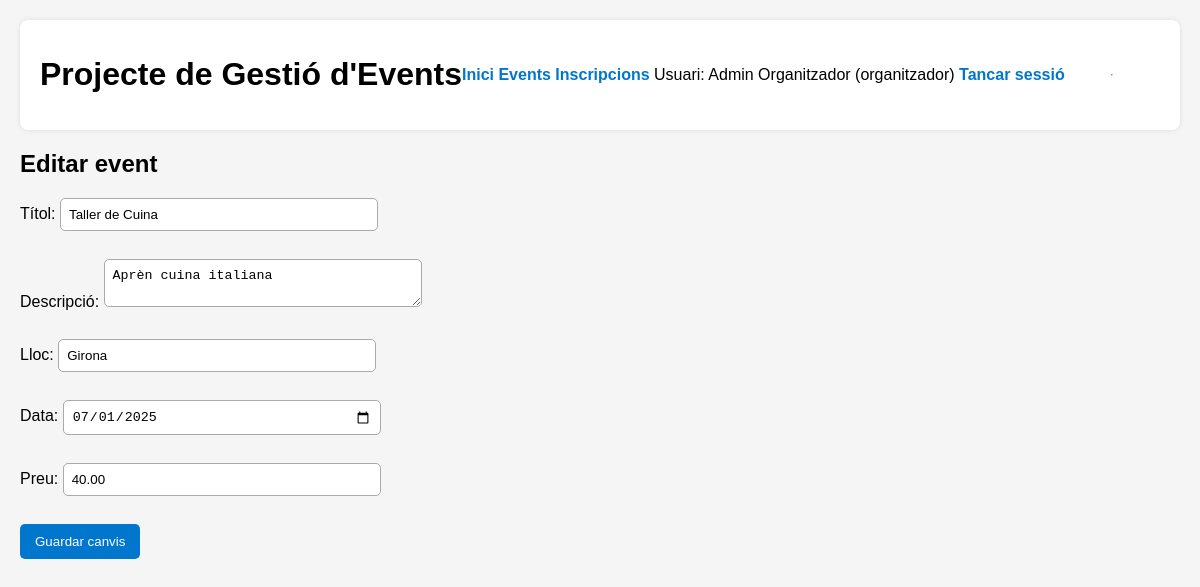
Screenshot of /events/event_edit.php?id=2 (signed in) with the database file from the repository.
### tables this page shows
CREATE TABLE events (
    id INT AUTO_INCREMENT PRIMARY KEY,
    title VARCHAR(150) NOT NULL,
    description TEXT,
    location VARCHAR(150),
    event_date DATE NOT NULL,
    price DECIMAL(10,2) DEFAULT 0.00,
    created_by INT NOT NULL,
    created_at DATETIME DEFAULT CURRENT_TIMESTAMP,
    FOREIGN KEY (created_by) REFERENCES users(id)
);

### events/event_edit.php (the view, shortened to what this page needs)
<?php
require_once "../config/config.php";
$id = (int)($_GET["id"] ?? 0);
$sql = "SELECT * FROM events WHERE id = ?";
$stmt = mysqli_prepare($conn, $sql);
mysqli_stmt_bind_param($stmt, "i", $id);
mysqli_stmt_execute($stmt);
$result = mysqli_stmt_get_result($stmt);
$event = mysqli_fetch_assoc($result);
?>
<?php include "../includes/header.php"; ?>
<h2>Editar event</h2>
<form method="post">
    <label>Títol:
        <input type="text" name="title" value="<?php echo $event["title"]; ?>">
    </label><br>
    <label>Descripció:
        <textarea name="description"><?php echo $event["description"]; ?></textarea>
    </label><br>
    <label>Lloc:
        <input type="text" name="location" value="<?php echo $event["location"]; ?>">
    </label><br>
    <label>Data:
        <input type="date" name="event_date" value="<?php echo $event["event_date"]; ?>">
    </label><br>
    <label>Preu:
        <input type="number" step="0.01" name="price" value="<?php echo $event["price"]; ?>">
    </label><br>
    <button type="submit">Guardar canvis</button>
</form>
<?php include "../includes/footer.php"; ?>

### assets/css/styles.css (style rules this page uses)
body { font-family: Arial, sans-serif; margin: 20px; background: #f5f5f5; }
h2 { margin-top: 0; }
form label { display: block; margin-bottom: 10px; }
input, textarea, select { width: 300px; padding: 8px; border-radius: 5px; border: 1px solid #aaa; }
button { padding: 10px 15px; background: #0077cc; color: white; border: none; border-radius: 5px; cursor: pointer; }

### rows the page displays
events: title "Taller de Cuina", description "Aprèn cuina italiana", location "Girona", event_date "07/01/2025", price "40.00"

### other values shown
$_SESSION['user_name'] "Admin Organitzador"
$_SESSION['user_role'] "organitzador"
